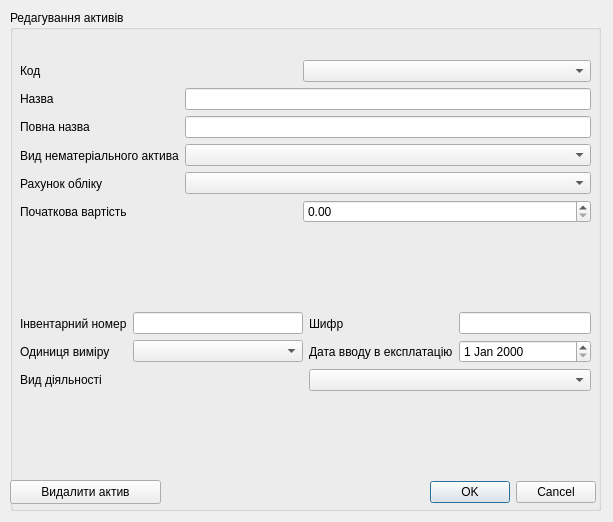
<?xml version="1.0" encoding="UTF-8"?>
<ui version="4.0">
 <class>editActive</class>
 <widget class="QDialog" name="editActive">
  <property name="geometry">
   <rect>
    <x>0</x>
    <y>0</y>
    <width>613</width>
    <height>522</height>
   </rect>
  </property>
  <property name="windowTitle">
   <string>Редагування</string>
  </property>
  <widget class="QGroupBox" name="groupBox">
   <property name="geometry">
    <rect>
     <x>10</x>
     <y>10</y>
     <width>591</width>
     <height>501</height>
    </rect>
   </property>
   <property name="styleSheet">
    <string notr="true"/>
   </property>
   <property name="title">
    <string>Редагування активів</string>
   </property>
   <widget class="QPushButton" name="pushButton_delete">
    <property name="geometry">
     <rect>
      <x>0</x>
      <y>470</y>
      <width>151</width>
      <height>24</height>
     </rect>
    </property>
    <property name="text">
     <string>Видалити актив</string>
    </property>
   </widget>
   <widget class="QDialogButtonBox" name="buttonBox">
    <property name="geometry">
     <rect>
      <x>420</x>
      <y>470</y>
      <width>166</width>
      <height>24</height>
     </rect>
    </property>
    <property name="orientation">
     <enum>Qt::Horizontal</enum>
    </property>
    <property name="standardButtons">
     <set>QDialogButtonBox::Cancel|QDialogButtonBox::Ok</set>
    </property>
   </widget>
   <widget class="QWidget" name="">
    <property name="geometry">
     <rect>
      <x>10</x>
      <y>50</y>
      <width>571</width>
      <height>331</height>
     </rect>
    </property>
    <layout class="QVBoxLayout" name="verticalLayout_8">
     <item>
      <layout class="QHBoxLayout" name="horizontalLayout_7">
       <item>
        <layout class="QVBoxLayout" name="verticalLayout_2">
         <item>
          <widget class="QLabel" name="label_12">
           <property name="text">
            <string>Код</string>
           </property>
          </widget>
         </item>
         <item>
          <widget class="QLabel" name="label_13">
           <property name="text">
            <string>Назва</string>
           </property>
          </widget>
         </item>
         <item>
          <widget class="QLabel" name="label_14">
           <property name="text">
            <string>Повна назва</string>
           </property>
          </widget>
         </item>
         <item>
          <widget class="QLabel" name="label_15">
           <property name="text">
            <string>Вид нематеріального актива</string>
           </property>
          </widget>
         </item>
         <item>
          <widget class="QLabel" name="label_16">
           <property name="text">
            <string>Рахунок обліку</string>
           </property>
          </widget>
         </item>
         <item>
          <widget class="QLabel" name="label_17">
           <property name="text">
            <string>Початкова вартість</string>
           </property>
          </widget>
         </item>
        </layout>
       </item>
       <item>
        <layout class="QVBoxLayout" name="verticalLayout">
         <item>
          <layout class="QHBoxLayout" name="horizontalLayout">
           <item>
            <spacer name="horizontalSpacer">
             <property name="orientation">
              <enum>Qt::Horizontal</enum>
             </property>
             <property name="sizeType">
              <enum>QSizePolicy::Fixed</enum>
             </property>
             <property name="sizeHint" stdset="0">
              <size>
               <width>118</width>
               <height>18</height>
              </size>
             </property>
            </spacer>
           </item>
           <item>
            <widget class="QComboBox" name="comboBox_code"/>
           </item>
          </layout>
         </item>
         <item>
          <widget class="QLineEdit" name="lineEdit_nazva_2"/>
         </item>
         <item>
          <widget class="QLineEdit" name="lineEdit_povna_nazva_2"/>
         </item>
         <item>
          <widget class="QComboBox" name="comboBox_vid_aktiva_2"/>
         </item>
         <item>
          <widget class="QComboBox" name="comboBox_rakhunok_obliku_2"/>
         </item>
         <item>
          <layout class="QHBoxLayout" name="horizontalLayout_2">
           <item>
            <spacer name="horizontalSpacer_2">
             <property name="orientation">
              <enum>Qt::Horizontal</enum>
             </property>
             <property name="sizeType">
              <enum>QSizePolicy::Fixed</enum>
             </property>
             <property name="sizeHint" stdset="0">
              <size>
               <width>118</width>
               <height>17</height>
              </size>
             </property>
            </spacer>
           </item>
           <item>
            <widget class="QDoubleSpinBox" name="doubleSpinBox_pochatkova_vartist_2">
             <property name="maximum">
              <double>99999999.989999994635582</double>
             </property>
            </widget>
           </item>
          </layout>
         </item>
        </layout>
       </item>
      </layout>
     </item>
     <item>
      <spacer name="verticalSpacer">
       <property name="orientation">
        <enum>Qt::Vertical</enum>
       </property>
       <property name="sizeHint" stdset="0">
        <size>
         <width>20</width>
         <height>40</height>
        </size>
       </property>
      </spacer>
     </item>
     <item>
      <layout class="QVBoxLayout" name="verticalLayout_7">
       <item>
        <layout class="QHBoxLayout" name="horizontalLayout_6">
         <item>
          <layout class="QHBoxLayout" name="horizontalLayout_4">
           <item>
            <layout class="QVBoxLayout" name="verticalLayout_6">
             <item>
              <widget class="QLabel" name="label_18">
               <property name="text">
                <string>Інвентарний номер</string>
               </property>
              </widget>
             </item>
             <item>
              <widget class="QLabel" name="label_20">
               <property name="text">
                <string>Одиниця виміру</string>
               </property>
              </widget>
             </item>
            </layout>
           </item>
           <item>
            <layout class="QVBoxLayout" name="verticalLayout_3">
             <item>
              <widget class="QLineEdit" name="lineEdit_inventarnyy_nomer_2"/>
             </item>
             <item>
              <widget class="QComboBox" name="comboBox_odinitsya_vymiru_2"/>
             </item>
            </layout>
           </item>
          </layout>
         </item>
         <item>
          <layout class="QHBoxLayout" name="horizontalLayout_5">
           <item>
            <layout class="QVBoxLayout" name="verticalLayout_5">
             <item>
              <widget class="QLabel" name="label_19">
               <property name="text">
                <string>Шифр</string>
               </property>
              </widget>
             </item>
             <item>
              <widget class="QLabel" name="label_21">
               <property name="text">
                <string>Дата вводу в експлатацію</string>
               </property>
              </widget>
             </item>
            </layout>
           </item>
           <item>
            <layout class="QVBoxLayout" name="verticalLayout_4">
             <item>
              <widget class="QLineEdit" name="lineEdit_shifr_2"/>
             </item>
             <item>
              <widget class="QDateEdit" name="dateEdit_data_vvodu_2"/>
             </item>
            </layout>
           </item>
          </layout>
         </item>
        </layout>
       </item>
       <item>
        <layout class="QHBoxLayout" name="horizontalLayout_3">
         <item>
          <widget class="QLabel" name="label_22">
           <property name="text">
            <string>Вид діяльності</string>
           </property>
          </widget>
         </item>
         <item>
          <widget class="QComboBox" name="comboBox_vid_diyalnosti_2"/>
         </item>
        </layout>
       </item>
      </layout>
     </item>
    </layout>
   </widget>
  </widget>
 </widget>
 <resources/>
 <connections/>
</ui>
